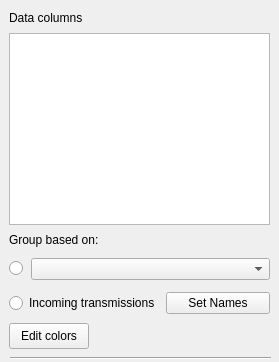
<?xml version="1.0" encoding="UTF-8"?>
<ui version="4.0">
 <class>CommonControls</class>
 <widget class="QWidget" name="CommonControls">
  <property name="geometry">
   <rect>
    <x>0</x>
    <y>0</y>
    <width>279</width>
    <height>362</height>
   </rect>
  </property>
  <property name="windowTitle">
   <string>Form</string>
  </property>
  <widget class="QPushButton" name="btnEditColor">
   <property name="geometry">
    <rect>
     <x>9</x>
     <y>323</y>
     <width>80</width>
     <height>26</height>
    </rect>
   </property>
   <property name="text">
    <string>Edit colors</string>
   </property>
  </widget>
  <widget class="QLabel" name="label">
   <property name="geometry">
    <rect>
     <x>9</x>
     <y>9</y>
     <width>82</width>
     <height>18</height>
    </rect>
   </property>
   <property name="text">
    <string>Data columns</string>
   </property>
  </widget>
  <widget class="QLabel" name="label_2">
   <property name="geometry">
    <rect>
     <x>9</x>
     <y>231</y>
     <width>99</width>
     <height>18</height>
    </rect>
   </property>
   <property name="text">
    <string>Group based on:</string>
   </property>
  </widget>
  <widget class="QWidget" name="layoutWidget">
   <property name="geometry">
    <rect>
     <x>9</x>
     <y>289</y>
     <width>261</width>
     <height>28</height>
    </rect>
   </property>
   <layout class="QHBoxLayout" name="horizontalLayout_2">
    <item>
     <widget class="QRadioButton" name="radioButtonGroupByTransmissions">
      <property name="maximumSize">
       <size>
        <width>16777215</width>
        <height>16777215</height>
       </size>
      </property>
      <property name="text">
       <string>Incoming transmissions</string>
      </property>
     </widget>
    </item>
    <item>
     <widget class="QPushButton" name="btnSetIncomingTransmissionsNames">
      <property name="text">
       <string>Set Names</string>
      </property>
     </widget>
    </item>
   </layout>
  </widget>
  <widget class="QListWidget" name="listWidgetDataColumns">
   <property name="geometry">
    <rect>
     <x>9</x>
     <y>33</y>
     <width>261</width>
     <height>192</height>
    </rect>
   </property>
   <property name="alternatingRowColors">
    <bool>true</bool>
   </property>
   <property name="selectionMode">
    <enum>QAbstractItemView::ExtendedSelection</enum>
   </property>
  </widget>
  <widget class="QWidget" name="layoutWidget_3">
   <property name="geometry">
    <rect>
     <x>9</x>
     <y>255</y>
     <width>261</width>
     <height>28</height>
    </rect>
   </property>
   <layout class="QHBoxLayout" name="horizontalLayout">
    <item>
     <widget class="QRadioButton" name="radioButtonGroupBySingleColumn">
      <property name="maximumSize">
       <size>
        <width>16</width>
        <height>16777215</height>
       </size>
      </property>
      <property name="text">
       <string/>
      </property>
     </widget>
    </item>
    <item>
     <widget class="QComboBox" name="comboBoxGrouping"/>
    </item>
   </layout>
  </widget>
  <widget class="Line" name="line">
   <property name="geometry">
    <rect>
     <x>10</x>
     <y>350</y>
     <width>261</width>
     <height>16</height>
    </rect>
   </property>
   <property name="orientation">
    <enum>Qt::Horizontal</enum>
   </property>
  </widget>
 </widget>
 <resources/>
 <connections/>
</ui>
